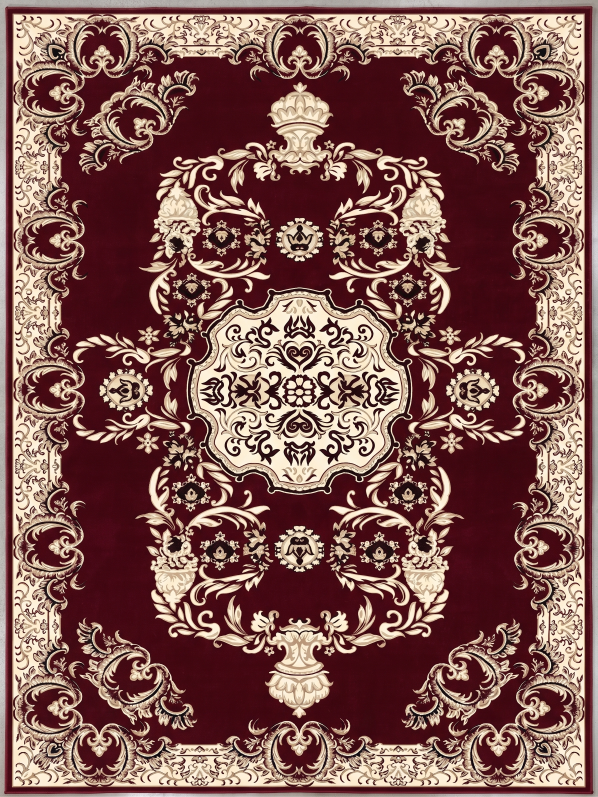
#> input picture Gemini_Generated_Image_sw1212sw1212sw12.jpeg, 1792 x 2390 px (shown at 1/3 size)
$ python -i symmetry.py   (imports and definitions only)
#> lines starting #> are read from the running program, lines starting #| are printed output that depends on the picture
"""Mirror symmetry of the design: finding the axis, centring it, enforcing it.

One measurement (`measure_axis`) serves both the pipeline (`--symmetry`) and
`img2texcelle.split --symmetric`. It has to work on designs whose medallion is
off centre: in data/fomggggggbro the top/bottom axis is at row 2399.5 of
5056, 128 px above the centre, and only the medallion mirrors exactly there
(the crowns and corner motifs were drawn 100+ px away from their mirror
positions, the fine ornament never matches). So the axis is judged from the
rows that meet at the cut, not from the whole image, and a second number
tells whether the halves match everywhere (then their evidence may be
averaged) or only near the axis (then one half is copied).

An axis off centre splits the image into two halves of different size. One
of them is kept and mirrored onto the other (`mirror_halves`), so the axis
becomes the image centre and nothing is cropped: without --stretch the
larger half (the carpet height then follows the image), with --stretch the
half whose mirrored image fits the carpet ratio with the least distortion.

Only the kept part is converted (`part_region`): the kept half of every
copy-only axis plus a pad of PAD_KNOTS beyond the axis (reflected pixels,
so the pad is what the mirror will put there), the whole extent of an
averaged axis (both halves are evidence). The part without the pad is the
output part; the full knot map is the part mirrored (`mirror_copy`).
"""

import itertools
import math

import numpy as np
from PIL import Image

from .grid import distortion

AXIS_CONTRAST_AUTO = 0.4    # --symmetry auto takes an axis below this contrast
AXIS_CONTRAST = 0.7         # below this an axis is worth a hint (auto) / a --symmetric cut (split)
AXIS_CONTRAST_FORCED = 0.9  # --symmetry lr/tb/both use the measured position below this
EXACT_MATCH = 0.35          # measure_axis match below which the halves match everywhere
PAD_KNOTS = 20              # knots processed beyond a copy-only axis (see `part_region`)
AXIS_NAMES = {1: "left/right", 0: "top/bottom"}
FLAGS = {1: "lr", 0: "tb"}
PIECES = ("t", "b", "l", "r", "tl", "tr", "bl", "br")  # --piece names, in the image's orientation
_PIECE_SIDES = {"t": (0, "top"), "b": (0, "bottom"), "l": (1, "left"), "r": (1, "right")}


# [31 lines left out: functions piece_sides, mirror_piece, centre_axes, not called in this run]


def _grey(img, factor):
    w, h = img.size
    small = img.convert("L").resize((max(w // factor, 8), max(h // factor, 8)), Image.BOX)
    return np.asarray(small).astype(np.float32)


def mirror_error(g, axis, d, band=None):
    """Mean |g - mirror of g| for the mirror axis at (size - 1 + d) / 2 along
    `axis` (pixel i mirrors onto pixel size - 1 + d - i; d = 0 is the centre,
    positive = axis right/down). Only the overlap of the image with its
    mirror counts (nothing wraps around), 1/16 of the other side is cut off
    at both edges, and with `band` only the rows (columns) within
    band * size of the axis are compared: the rows that meet at the cut."""
    size, other = g.shape[axis], g.shape[1 - axis]
    lo, hi = max(0, d), size + min(0, d)
    if band is not None:
        c, r = (size - 1 + d) / 2, band * size
        lo, hi = max(lo, math.floor(c - r)), min(hi, math.ceil(c + r) + 1)
    if hi <= lo:
        return math.inf
    edge = max(other // 16, 1)
    sl = [slice(edge, other - edge)] * 2
    sl[axis] = slice(lo, hi)
    a = g[tuple(sl)]
    sl[axis] = slice(size - hi + d, size - lo + d)  # the mirrored rows, in reverse
    b = np.flip(g[tuple(sl)], axis)
    return float(np.abs(a - b).mean())


def measure_axis(img, axis, margin=0.25, band=0.15, far=32):
    """Find the mirror axis of `img` along `axis` (1 = left/right, 0 = top/bottom).

    Returns (shift, contrast, match). `shift` is in full-res px, positive =
    axis right/down of the centre, axis at (size - 1 + shift) / 2 px
    (`half_sizes` / `mirror_half` split and centre the image there). The search
    covers +-`margin` of the size on a greyscale reduced by up to 8x (at least
    128 px on the short side), comparing only the rows within +-`band` of the
    size around each candidate axis, then refines at full resolution.

    `contrast` = mirror error at the best axis / best error more than `far`
    px away from it: 0 = perfect mirror, ~1 = no axis (flat curve). Measured
    2026-09-17: the real design 0.00, a scanned design 0.16, a Gemini render
    0.12 left/right and 0.57 top/bottom (medallion mirrors, crowns don't);
    Gemini quarter renders (no symmetry) 0.79-0.99. Threshold AXIS_CONTRAST.

    `match` = whole-image mirror error at that axis / error of a 32 px shift
    (1/4 size): below EXACT_MATCH the halves match everywhere (the real
    design 0.00-0.02, Gemini renders 0.07-0.27 left/right), otherwise only
    near the axis (the Gemini render above: 1.00 top/bottom).
    """
    w, h = img.size
    c = max(1, min(8, min(w, h) // 128))
    g = _grey(img, c)
    size = g.shape[axis]
    lim = max(int(size * margin), 1)
    errs = {d: mirror_error(g, axis, d, band) for d in range(-lim, lim + 1)}
    best = min(errs, key=errs.get)
    others = [e for d, e in errs.items() if abs(d - best) * c > far]
    contrast = errs[best] / min(others) if others and min(others) > 0 else 1.0

    gf = np.asarray(img.convert("L")).astype(np.float32)
    shift = min(range(best * c - c, best * c + c + 1),
                key=lambda d: mirror_error(gf, axis, d, band))

    g4 = _grey(img, 4)
    edge = max(min(g4.shape) // 16, 1)
    ref = min(np.abs(g4 - np.roll(g4, 8, axis=a))[edge:-edge, edge:-edge].mean() for a in (0, 1))
    err = mirror_error(g4, axis, int(round(shift / 4)))
    match = err / ref if ref > 0 else 0.0
    return shift, contrast, match


def describe_axis(axis, size, shift):
    """'at row 2399.5 (128 px above the centre)' / 'at column 1695.5 (at the centre)'."""
    pos = (size - 1 + shift) / 2
    unit = "column" if axis == 1 else "row"
    if shift == 0:
        where = "at the centre"
    else:
        side = ("right" if shift > 0 else "left") if axis == 1 else ("below" if shift > 0 else "above")
        where = f"{abs(shift) / 2:g} px {side} the centre"
    return f"at {unit} {pos:g} ({where})"


# [41 lines left out: functions half_sizes, mirrored_size, mirror_half, not called in this run]


def find_axes(img, mode="auto", average=True):
    """Decide the symmetric axes (`mode`: auto / none / lr / tb / both).

    `auto` takes an axis whose contrast is below AXIS_CONTRAST_AUTO; one
    between that and AXIS_CONTRAST (fom top/bottom: 0.57) is not used but
    named, with the --symmetry flag that forces it. `lr` / `tb` / `both`
    take the axis regardless, at the measured position when its contrast is
    below AXIS_CONTRAST_FORCED, otherwise at the centre with a warning (a
    guess could mirror the image at a random place). Returns
    {axis: (shift, average)} for the taken axes (1 = left/right, 0 =
    top/bottom): `shift` is the axis position from `measure_axis` (0 =
    centre), `average` says the halves match everywhere (match below
    EXACT_MATCH) and `average` was not switched off (--no-average), so their
    coverage may be averaged (`mirror_average`); either way the kept half is
    copied onto the other after cleanup (`mirror_copy`).
    """
    axes = {"auto": [1, 0], "both": [1, 0], "lr": [1], "tb": [0], "none": []}[mode]
    taken = {}
    for ax in axes:
        size = img.size[0] if ax == 1 else img.size[1]
        shift, contrast, match = measure_axis(img, ax)
        where = describe_axis(ax, size, shift)
        if mode == "auto" and contrast >= AXIS_CONTRAST_AUTO:
            if contrast < AXIS_CONTRAST:
                print(f"warning: {AXIS_NAMES[ax]} mirror axis unclear, not used (best candidate "
                      f"{where}, contrast {contrast:.2f} >= {AXIS_CONTRAST_AUTO}); force it with "
                      f"--symmetry {FLAGS[ax]}" + (" (or both)" if len(axes) > 1 else ""), flush=True)
            else:
                print(f"symmetry: {AXIS_NAMES[ax]} not symmetric (best axis {where}, "
                      f"contrast {contrast:.2f} >= {AXIS_CONTRAST})", flush=True)
            continue
        if mode != "auto" and contrast >= AXIS_CONTRAST_FORCED:
            print(f"warning: no clear {AXIS_NAMES[ax]} mirror axis (contrast {contrast:.2f} "
                  f">= {AXIS_CONTRAST_FORCED}; best candidate {where}); forced, using the centre",
                  flush=True)
            shift, match, where = 0, 1.0, describe_axis(ax, size, 0)  # never average
        avg = bool(average and match < EXACT_MATCH)
        taken[ax] = (int(shift), avg)
        how = "average + copy" if avg else ("copy only (--no-average)" if match < EXACT_MATCH
                                            else "copy only")
        print(f"symmetry: {AXIS_NAMES[ax]} axis {where}, contrast {contrast:.2f}, halves "
              f"match {match:.2f} -> {how}", flush=True)
    if not taken:
        print("symmetry: none", flush=True)
    return taken


# [105 lines left out: functions mirror_halves, part_region, mirror_average, mirror_copy, not called in this run]

>>> from PIL import Image
>>> picture = Image.open('../Gemini_Generated_Image_sw1212sw1212sw12.jpeg')
#> picture is the input picture: PIL image 1792x2390 RGB; mean R, G, B 130.3, 90.1, 84.7
>>> result = find_axes(picture)
#> the loop in find_axes, `for ax in axes:` made 2 passes
#| symmetry: left/right axis at column 898 (2.5 px right the centre), contrast 0.21, halves match 0.28 -> average + copy
#| warning: top/bottom mirror axis unclear, not used (best candidate at row 1169 (25.5 px above the centre), contrast 0.47 >= 0.4); force it with --symmetry tb (or both)
#> pass 1, in _grey, `small = img.convert("L").resize((max(w // factor, 8), max(h // factor,..`:
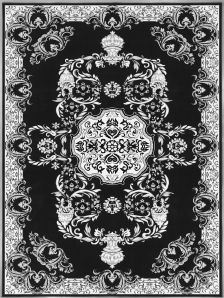
#> small: PIL image 224x298 L; min 14, max 245, mean 101.7
#> pass 1, in mirror_error, `a = g[tuple(sl)]`:
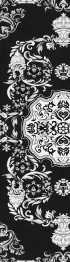
#> a: shape (262, 70) float32; min 14, max 245, mean 96.8
#> pass 1, in mirror_error, `b = np.flip(g[tuple(sl)], axis)`:
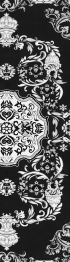
#> b: shape (262, 70) float32; min 14, max 245, mean 96.8

$ run again, on a59eabc38f68b6dfb15e312b844fa8d6.jpg
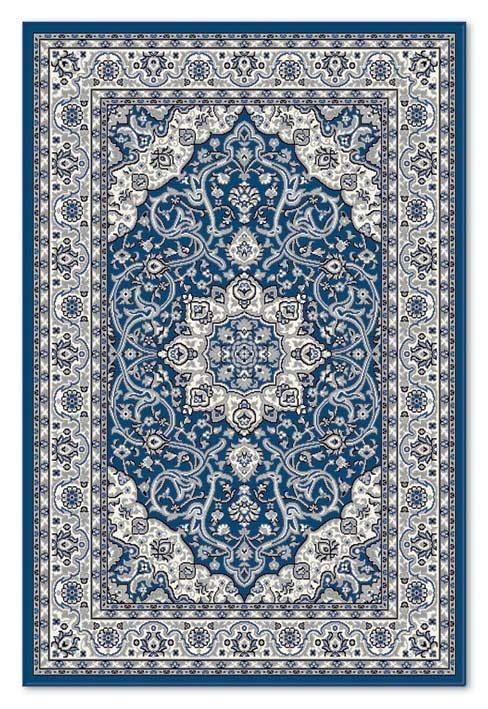
#> input picture a59eabc38f68b6dfb15e312b844fa8d6.jpg, 488 x 709 px
#> picture is the input picture: PIL image 488x709 RGB; mean R, G, B 141.9, 150.5, 159.8
#> the loop in find_axes, `for ax in axes:` made 2 passes
#> (printed output is left out)
#> pass 1, in _grey, `small = img.convert("L").resize((max(w // factor, 8), max(h // factor,..`:
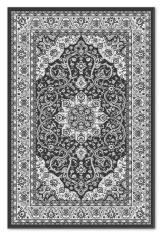
#> small: PIL image 162x236 L; min 38, max 255, mean 149.1
#> pass 1, in mirror_error, `b = np.flip(g[tuple(sl)], axis)`:
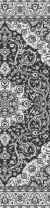
#> b: shape (208, 50) float32; min 38, max 248, mean 134

$ run again, on data.jpg
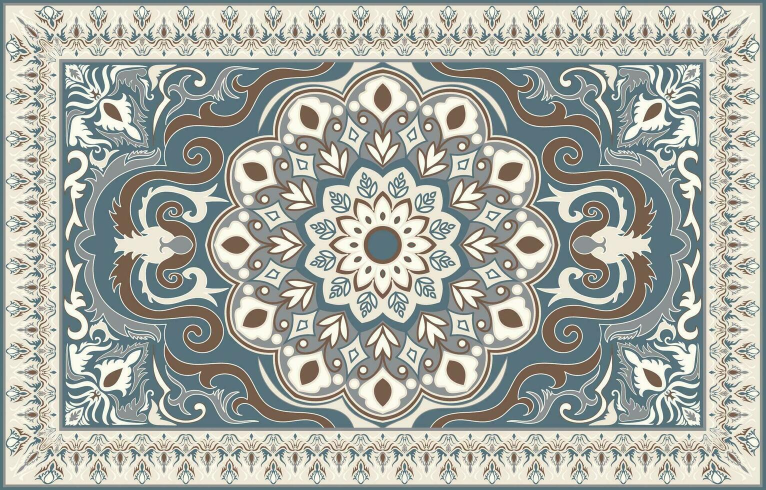
#> input picture data.jpg, 1531 x 980 px (shown at 1/2 size)
#> picture is the input picture: PIL image 1531x980 RGB; mean R, G, B 167.2, 170.6, 163.3
#> the loop in find_axes, `for ax in axes:` made 2 passes
#> (printed output is left out)
#> pass 1, in mirror_error, `a = g[tuple(sl)]`:
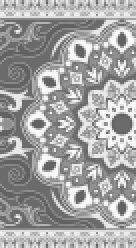
#> a: shape (124, 68) float32 (shown 2 times larger); min 95, max 251, mean 162.6
#> pass 1, in mirror_error, `b = np.flip(g[tuple(sl)], axis)`:
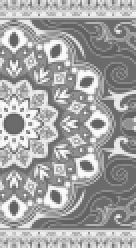
#> b: shape (124, 68) float32 (shown 2 times larger); min 95, max 251, mean 162.6
